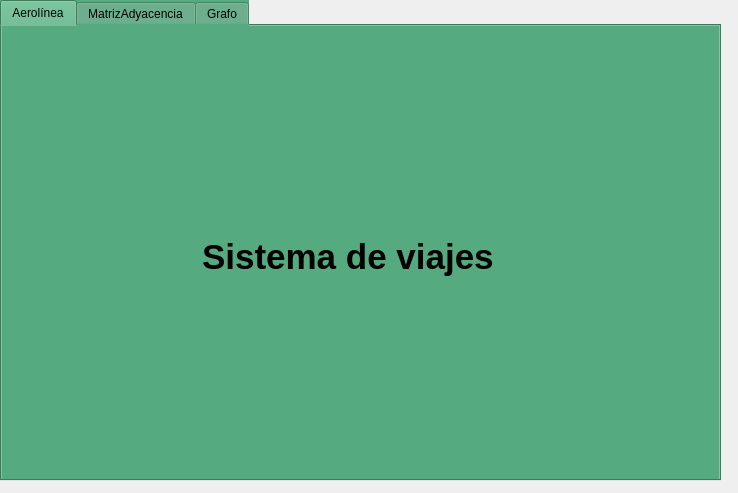
<?xml version="1.0" encoding="UTF-8"?>
<ui version="4.0">
 <class>Widget</class>
 <widget class="QWidget" name="Widget">
  <property name="geometry">
   <rect>
    <x>0</x>
    <y>0</y>
    <width>738</width>
    <height>493</height>
   </rect>
  </property>
  <property name="windowTitle">
   <string>Widget</string>
  </property>
  <widget class="QTabWidget" name="tabWidget">
   <property name="geometry">
    <rect>
     <x>0</x>
     <y>0</y>
     <width>721</width>
     <height>481</height>
    </rect>
   </property>
   <property name="styleSheet">
    <string notr="true">background-color: rgb(85, 170, 127);</string>
   </property>
   <property name="currentIndex">
    <number>0</number>
   </property>
   <widget class="QWidget" name="tab_3">
    <attribute name="title">
     <string>Aerolínea</string>
    </attribute>
    <widget class="QLabel" name="label_2">
     <property name="geometry">
      <rect>
       <x>200</x>
       <y>200</y>
       <width>331</width>
       <height>61</height>
      </rect>
     </property>
     <property name="font">
      <font>
       <pointsize>26</pointsize>
       <weight>75</weight>
       <bold>true</bold>
      </font>
     </property>
     <property name="styleSheet">
      <string notr="true"/>
     </property>
     <property name="text">
      <string>Sistema de viajes </string>
     </property>
    </widget>
    <widget class="QLabel" name="label_3">
     <property name="geometry">
      <rect>
       <x>230</x>
       <y>60</y>
       <width>231</width>
       <height>101</height>
      </rect>
     </property>
     <property name="text">
      <string/>
     </property>
     <property name="pixmap">
      <pixmap>images.png</pixmap>
     </property>
    </widget>
   </widget>
   <widget class="QWidget" name="tab">
    <attribute name="title">
     <string>MatrizAdyacencia</string>
    </attribute>
    <widget class="QTableView" name="tableWidgetA">
     <property name="geometry">
      <rect>
       <x>120</x>
       <y>20</y>
       <width>411</width>
       <height>221</height>
      </rect>
     </property>
    </widget>
    <widget class="QLabel" name="label">
     <property name="geometry">
      <rect>
       <x>220</x>
       <y>260</y>
       <width>101</width>
       <height>20</height>
      </rect>
     </property>
     <property name="font">
      <font>
       <pointsize>9</pointsize>
       <weight>75</weight>
       <bold>true</bold>
      </font>
     </property>
     <property name="text">
      <string>Tamaño matriz</string>
     </property>
    </widget>
    <widget class="QSpinBox" name="NumeroDeFilasSpinBoxA">
     <property name="geometry">
      <rect>
       <x>330</x>
       <y>260</y>
       <width>42</width>
       <height>22</height>
      </rect>
     </property>
    </widget>
    <widget class="QPushButton" name="btnPrepararTabla">
     <property name="geometry">
      <rect>
       <x>554</x>
       <y>80</y>
       <width>101</width>
       <height>23</height>
      </rect>
     </property>
     <property name="text">
      <string>Preparar tabla</string>
     </property>
    </widget>
    <widget class="QPushButton" name="btnInsertarRegistro">
     <property name="geometry">
      <rect>
       <x>554</x>
       <y>110</y>
       <width>101</width>
       <height>23</height>
      </rect>
     </property>
     <property name="text">
      <string>Insertar Ciudad</string>
     </property>
    </widget>
    <widget class="QPushButton" name="btnBorrarSeleccion">
     <property name="geometry">
      <rect>
       <x>554</x>
       <y>140</y>
       <width>101</width>
       <height>23</height>
      </rect>
     </property>
     <property name="text">
      <string>Borrar selección</string>
     </property>
    </widget>
    <widget class="QPushButton" name="btnBorrarTodo">
     <property name="geometry">
      <rect>
       <x>554</x>
       <y>170</y>
       <width>101</width>
       <height>23</height>
      </rect>
     </property>
     <property name="text">
      <string>Borrar Todo</string>
     </property>
    </widget>
    <widget class="QTableWidget" name="MatrizAdyacencia">
     <property name="geometry">
      <rect>
       <x>10</x>
       <y>20</y>
       <width>111</width>
       <height>221</height>
      </rect>
     </property>
    </widget>
    <widget class="QLineEdit" name="lineEditCiudad">
     <property name="geometry">
      <rect>
       <x>10</x>
       <y>250</y>
       <width>113</width>
       <height>20</height>
      </rect>
     </property>
    </widget>
    <widget class="QPushButton" name="pushButtonAgregar">
     <property name="geometry">
      <rect>
       <x>30</x>
       <y>280</y>
       <width>75</width>
       <height>23</height>
      </rect>
     </property>
     <property name="text">
      <string>Registrar</string>
     </property>
    </widget>
    <widget class="QPushButton" name="btnFloyd">
     <property name="geometry">
      <rect>
       <x>170</x>
       <y>370</y>
       <width>75</width>
       <height>23</height>
      </rect>
     </property>
     <property name="text">
      <string>Floyd</string>
     </property>
    </widget>
    <widget class="QPushButton" name="btnDijkstra">
     <property name="geometry">
      <rect>
       <x>250</x>
       <y>370</y>
       <width>75</width>
       <height>23</height>
      </rect>
     </property>
     <property name="text">
      <string>Dijkstra</string>
     </property>
    </widget>
    <widget class="QPushButton" name="btnPrim">
     <property name="geometry">
      <rect>
       <x>330</x>
       <y>370</y>
       <width>75</width>
       <height>23</height>
      </rect>
     </property>
     <property name="text">
      <string>Prim</string>
     </property>
    </widget>
    <widget class="QPushButton" name="btnKruskal">
     <property name="geometry">
      <rect>
       <x>410</x>
       <y>370</y>
       <width>75</width>
       <height>23</height>
      </rect>
     </property>
     <property name="text">
      <string>Kruskal</string>
     </property>
    </widget>
   </widget>
   <widget class="QWidget" name="tab_2">
    <attribute name="title">
     <string>Grafo</string>
    </attribute>
   </widget>
  </widget>
 </widget>
 <layoutdefault spacing="6" margin="11"/>
 <resources/>
 <connections/>
</ui>
